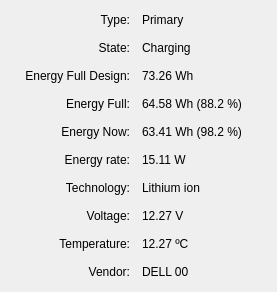
<?xml version="1.0" encoding="UTF-8"?>
<ui version="4.0">
 <class>BatteryInfoFrame</class>
 <widget class="QFrame" name="BatteryInfoFrame">
  <property name="geometry">
   <rect>
    <x>0</x>
    <y>0</y>
    <width>277</width>
    <height>292</height>
   </rect>
  </property>
  <property name="windowTitle">
   <string>Power Management</string>
  </property>
  <layout class="QGridLayout" name="gridLayout">
   <property name="leftMargin">
    <number>6</number>
   </property>
   <property name="topMargin">
    <number>12</number>
   </property>
   <property name="bottomMargin">
    <number>12</number>
   </property>
   <property name="spacing">
    <number>12</number>
   </property>
   <item row="10" column="1">
    <widget class="QLabel" name="vendorValue">
     <property name="text">
      <string notr="true">DELL 00</string>
     </property>
    </widget>
   </item>
   <item row="0" column="1">
    <widget class="QLabel" name="typeValue">
     <property name="text">
      <string notr="true">Primary</string>
     </property>
    </widget>
   </item>
   <item row="9" column="1">
    <widget class="QLabel" name="temperatureValue">
     <property name="text">
      <string notr="true">12.27 ºC</string>
     </property>
    </widget>
   </item>
   <item row="9" column="0">
    <widget class="QLabel" name="temperatureCaption">
     <property name="text">
      <string>Temperature:</string>
     </property>
     <property name="alignment">
      <set>Qt::AlignRight|Qt::AlignTrailing|Qt::AlignVCenter</set>
     </property>
    </widget>
   </item>
   <item row="0" column="0">
    <widget class="QLabel" name="typeCaption">
     <property name="text">
      <string>Type:</string>
     </property>
     <property name="alignment">
      <set>Qt::AlignRight|Qt::AlignTrailing|Qt::AlignVCenter</set>
     </property>
    </widget>
   </item>
   <item row="1" column="0">
    <widget class="QLabel" name="stateCaption">
     <property name="text">
      <string>State:</string>
     </property>
     <property name="alignment">
      <set>Qt::AlignRight|Qt::AlignTrailing|Qt::AlignVCenter</set>
     </property>
    </widget>
   </item>
   <item row="1" column="1">
    <widget class="QLabel" name="stateValue">
     <property name="text">
      <string notr="true">Charging</string>
     </property>
    </widget>
   </item>
   <item row="2" column="0">
    <widget class="QLabel" name="energyFullDesignCaption">
     <property name="text">
      <string>Energy Full Design:</string>
     </property>
     <property name="alignment">
      <set>Qt::AlignRight|Qt::AlignTrailing|Qt::AlignVCenter</set>
     </property>
    </widget>
   </item>
   <item row="2" column="1">
    <widget class="QLabel" name="energyFullDesignValue">
     <property name="text">
      <string notr="true">73.26 Wh</string>
     </property>
    </widget>
   </item>
   <item row="3" column="0">
    <widget class="QLabel" name="energyFullCaption">
     <property name="text">
      <string>Energy Full:</string>
     </property>
     <property name="alignment">
      <set>Qt::AlignRight|Qt::AlignTrailing|Qt::AlignVCenter</set>
     </property>
    </widget>
   </item>
   <item row="3" column="1">
    <widget class="QLabel" name="energyFullValue">
     <property name="text">
      <string notr="true">64.58 Wh (88.2 %)</string>
     </property>
    </widget>
   </item>
   <item row="4" column="0">
    <widget class="QLabel" name="energyCaption">
     <property name="text">
      <string>Energy Now:</string>
     </property>
     <property name="alignment">
      <set>Qt::AlignRight|Qt::AlignTrailing|Qt::AlignVCenter</set>
     </property>
    </widget>
   </item>
   <item row="4" column="1">
    <widget class="QLabel" name="energyValue">
     <property name="text">
      <string notr="true">63.41 Wh (98.2 %)</string>
     </property>
    </widget>
   </item>
   <item row="5" column="0">
    <widget class="QLabel" name="energyRateCaption">
     <property name="text">
      <string>Energy rate:</string>
     </property>
     <property name="alignment">
      <set>Qt::AlignRight|Qt::AlignTrailing|Qt::AlignVCenter</set>
     </property>
    </widget>
   </item>
   <item row="5" column="1">
    <widget class="QLabel" name="energyRateValue">
     <property name="text">
      <string notr="true">15.11 W</string>
     </property>
    </widget>
   </item>
   <item row="7" column="1">
    <widget class="QLabel" name="technologyValue">
     <property name="text">
      <string notr="true">Lithium ion</string>
     </property>
    </widget>
   </item>
   <item row="7" column="0">
    <widget class="QLabel" name="technologyCaption">
     <property name="text">
      <string>Technology:</string>
     </property>
     <property name="alignment">
      <set>Qt::AlignRight|Qt::AlignTrailing|Qt::AlignVCenter</set>
     </property>
    </widget>
   </item>
   <item row="8" column="1">
    <widget class="QLabel" name="voltageValue">
     <property name="text">
      <string notr="true">12.27 V</string>
     </property>
    </widget>
   </item>
   <item row="8" column="0">
    <widget class="QLabel" name="voltageCaption">
     <property name="text">
      <string>Voltage:</string>
     </property>
     <property name="alignment">
      <set>Qt::AlignRight|Qt::AlignTrailing|Qt::AlignVCenter</set>
     </property>
    </widget>
   </item>
   <item row="10" column="0">
    <widget class="QLabel" name="vendorCaption">
     <property name="text">
      <string>Vendor:</string>
     </property>
     <property name="alignment">
      <set>Qt::AlignRight|Qt::AlignTrailing|Qt::AlignVCenter</set>
     </property>
    </widget>
   </item>
  </layout>
 </widget>
 <resources/>
 <connections/>
</ui>
